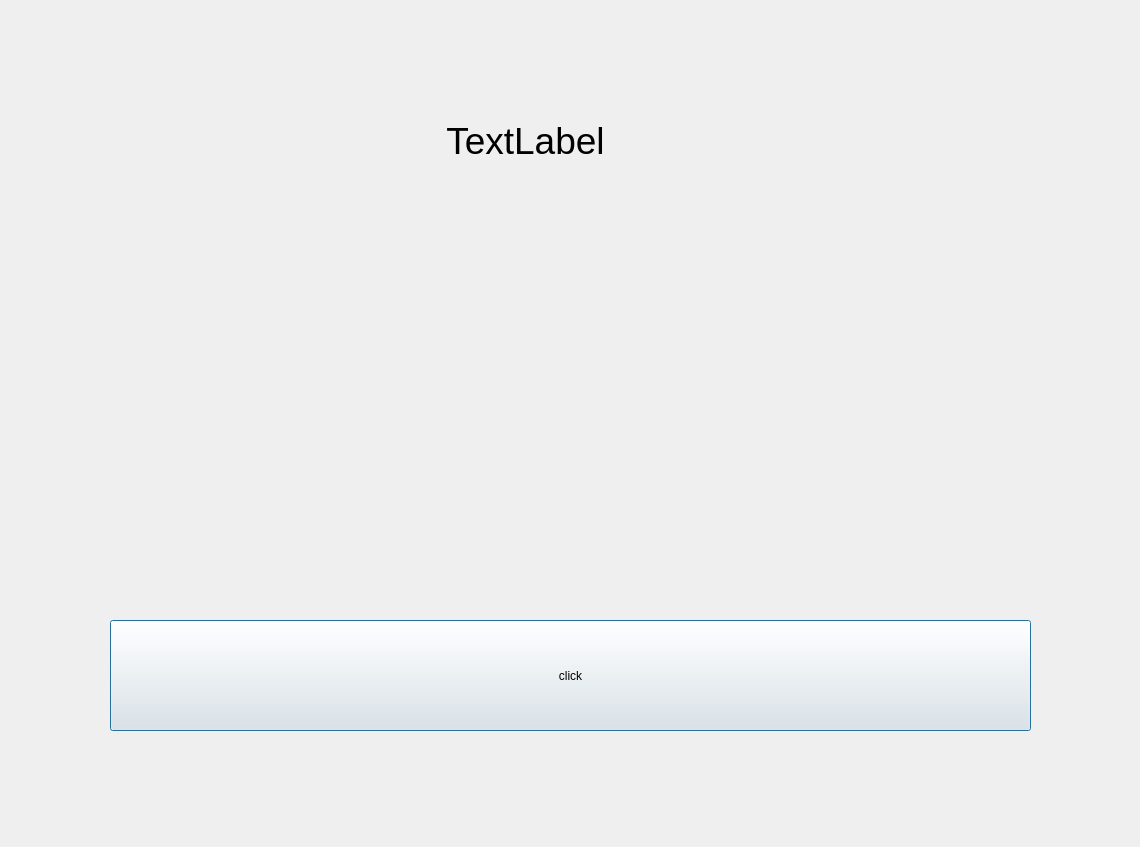
<?xml version="1.0" encoding="UTF-8"?>
<ui version="4.0">
 <class>Dialog</class>
 <widget class="QDialog" name="Dialog">
  <property name="geometry">
   <rect>
    <x>0</x>
    <y>0</y>
    <width>1140</width>
    <height>847</height>
   </rect>
  </property>
  <property name="windowTitle">
   <string>Dialog</string>
  </property>
  <widget class="QPushButton" name="pushButton">
   <property name="geometry">
    <rect>
     <x>110</x>
     <y>620</y>
     <width>921</width>
     <height>111</height>
    </rect>
   </property>
   <property name="text">
    <string>click</string>
   </property>
  </widget>
  <widget class="QLabel" name="label">
   <property name="geometry">
    <rect>
     <x>290</x>
     <y>70</y>
     <width>471</width>
     <height>141</height>
    </rect>
   </property>
   <property name="font">
    <font>
     <family>Nirmala UI</family>
     <pointsize>28</pointsize>
    </font>
   </property>
   <property name="text">
    <string>TextLabel</string>
   </property>
   <property name="alignment">
    <set>Qt::AlignCenter</set>
   </property>
  </widget>
 </widget>
 <resources/>
 <connections/>
</ui>
